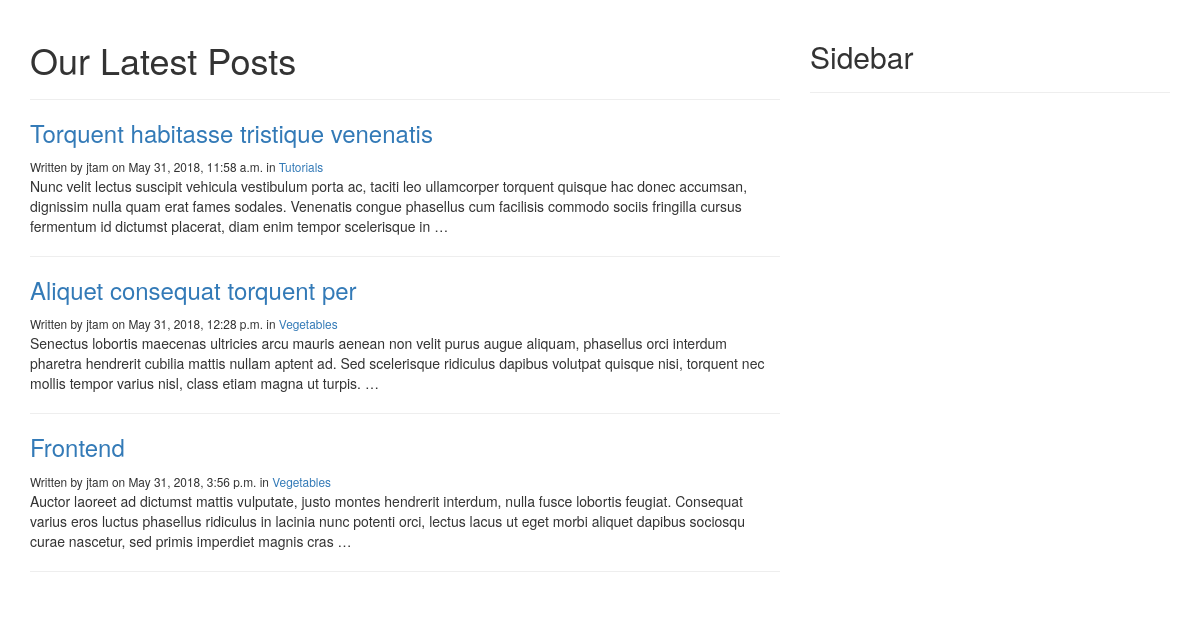
Screenshot of /blog/ with the database file from the repository.
### blog/models.py (models this page shows, shortened)
class Post(models.Model):
	STATUS_CHOICES = (
			('draft','Draft'),
			('published','Published'),
		)
	title = models.CharField(max_length=250)
	category = models.ForeignKey(Category)
	slug = models.SlugField(max_length=250, unique=True)
	content = models.TextField()
	seo_title = models.CharField(max_length=250)
	seo_descripttion = models.CharField(max_length=160)
	author = models.ForeignKey(User, related_name='blog_posts')
	published = models.DateTimeField(default=timezone.now)
	created = models.DateTimeField(auto_now_add=True)
	updated = models.DateTimeField(auto_now=True)
	status = models.CharField(max_length=9, choices=STATUS_CHOICES, default='draft')
	def get_absolute_url(self):
		return reverse('blog:post_detail', args=[self.slug])

class Category(models.Model):
	name = models.CharField(max_length=250)
	slug = models.SlugField(max_length=250, unique=True)
	class Meta:
		ordering = ['name']
		verbose_name = 'category'
		verbose_name_plural = 'categories'
	def get_absolute_url(self):
		return reverse('blog:list_of_posts_by_category', args=[self.slug])
	def __str__(self):
		return self.name

### blog/views.py (the view)
def list_of_posts(request):
	posts = Post.objects.filter(status='published')
	template = 'blog/post/list_of_posts.html'
	context = {'posts':posts}
	return render(request, template, context)

### blog/templates/blog/post/list_of_posts.html (shortened to what this page needs)
{% extends "blog/base.html" %}
{% block content %}
<div class="row">
	<div class="col-md-8">
		<div class="page-header">
			<h1>Our Latest Posts</h1>
		</div>
		{% for post in posts %}
			<h3><a href="{{post.get_absolute_url}}">{{post.title}}</a></h3>
			<small>Written by {{post.author}} on {{post.published}} in <a href="{{post.category.get_absolute_url}}">{{post.category}}</a></small>
			<br>
			{{post.content|truncatewords:40|linebreaks}}
			<hr>
		{% endfor %}
	</div>
	<div class="col-md-4">
		<div class="page-header">
			<h2>Sidebar</h2>
		</div>
	</div>
	{% endblock content %}

### rows the page displays
Post: title "Torquent habitasse tristique venenatis", author "jtam", published "May 31, 2018, 11:58 a.m.", category "Tutorials", content "Nunc velit lectus suscipit vehicula vestibulum porta ac, taciti leo ullamcorper torquent quisque hac donec accumsan, dignissim nulla quam erat fames sodales. Venenatis congue phasellus cum facilisis commodo sociis fringilla cursus fermentum id dictumst placerat, diam enim tempor scelerisque in …"
Post: title "Aliquet consequat torquent per", author "jtam", published "May 31, 2018, 12:28 p.m.", category "Vegetables", content "Senectus lobortis maecenas ultricies arcu mauris aenean non velit purus augue aliquam, phasellus orci interdum pharetra hendrerit cubilia mattis nullam aptent ad. Sed scelerisque ridiculus dapibus volutpat quisque nisi, torquent nec mollis tempor varius nisl, class etiam magna ut turpis. …"
Post: title "Frontend", author "jtam", published "May 31, 2018, 3:56 p.m.", category "Vegetables", content "Auctor laoreet ad dictumst mattis vulputate, justo montes hendrerit interdum, nulla fusce lobortis feugiat. Consequat varius eros luctus phasellus ridiculus in lacinia nunc potenti orci, lectus lacus ut eget morbi aliquet dapibus sociosqu curae nascetur, sed primis imperdiet magnis cras …"
